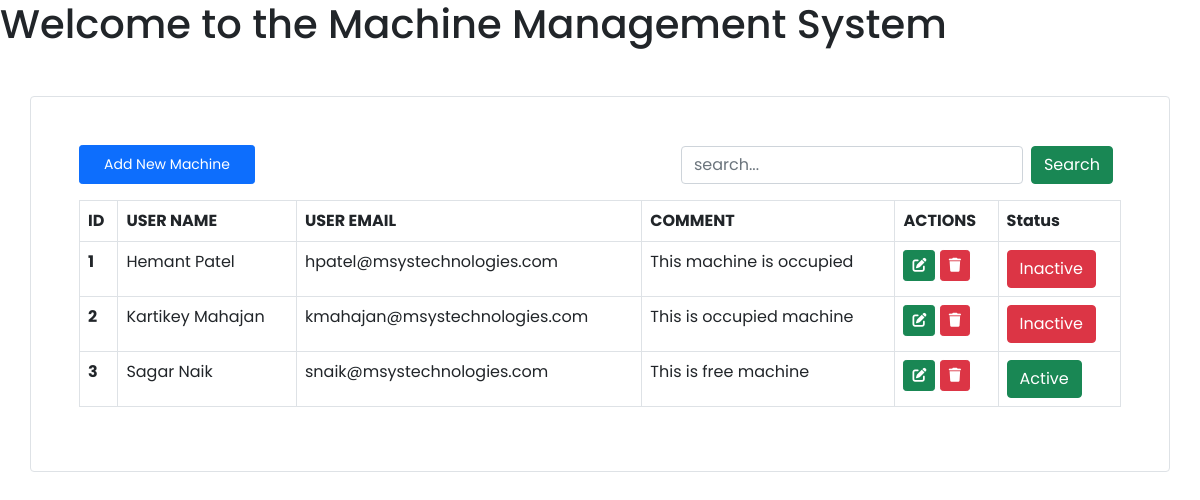
Before: / with the older database file.
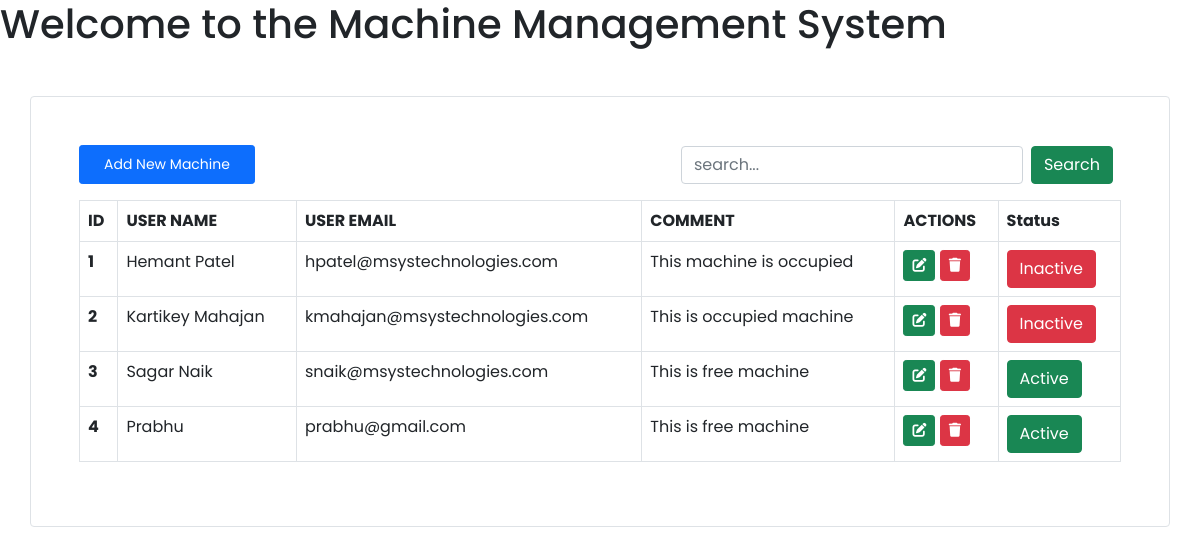
After: the same page with the newer database file.
### machine/models.py (models this page shows)
class Laptop(models.Model):
    name = models.CharField(max_length=100, verbose_name='Machine Name')
    email = models.EmailField(max_length=277, verbose_name='Email')
    comment = models.TextField(max_length=500, verbose_name='Text Area')
    id = models.IntegerField(primary_key=True,verbose_name='Machine_Id')
    status = models.BooleanField(default=True)  # True for free, False for occupied

### machine/views.py (the view, shortened to what this page needs)
def index(request):
    laptops = Laptop.objects.all()
    query = ""
    context = {'laptops': laptops, 'query': query}
    return render(request, 'index.html', context=context)

### templates/index.html (shortened to what this page needs)
<!doctype html>
<html lang="en">
  <head>
    <link href="https://cdn.jsdelivr.net/npm/bootstrap@5.0.2/dist/css/bootstrap.min.css" rel="stylesheet">
    <link rel="stylesheet" href="https://cdnjs.cloudflare.com/ajax/libs/font-awesome/6.4.2/css/all.min.css" />
  </head>
  <body>
  <h1>Welcome to the Machine Management System</h1>
    <div class="container mt-5 p-5 border rounded">
      <div class="d-flex justify-content-between align-items-center">
        <a href="" data-bs-toggle="modal" data-bs-target="#AddMachineModal" class="btn btn-primary px-4 py-2 btn-sm">Add New Machine</a>
        <div class="">
          <form action="" method="post" class="d-flex">
            <input type="search" name="searchquery" class="form-control" placeholder="search...">
            <button class="btn btn-success mx-2" name="search">Search</button>
          </form>
        </div>
      </div>
      <table class="table mt-3 table-bordered">
  <thead>
    <tr>
      <th scope="col">ID</th>
      <th scope="col">USER NAME</th>
      <th scope="col">USER EMAIL</th>
      <th scope="col">COMMENT</th>
      <th scope="col">ACTIONS</th>
      <th scope="col">Status</th>
    </tr>
  </thead>
  <tbody>
    {% for laptop in laptops %}
  <tr>
    <th>{{laptop.id}}</th>
    <td>{{laptop.name}}</td>
    <td>{{laptop.email}}</td>
    <td> {{laptop.comment}}</td>
    <td>
      <a href="" data-bs-toggle="modal" data-bs-target="#UpdateMachineModal_{{laptop.id}}" class="btn btn-success btn-sm"><i class="fa-solid fa-pen-to-square"></i></a>
      <a href="" data-bs-toggle="modal" data-bs-target="#DeleteMachineModal_{{laptop.id}}" class="btn btn-danger btn-sm"><i class="fa-solid fa-trash"></i></a>
    </td>
    <td>
      {% if laptop.status %}
      <a href="" class="btn btn-success" name="Active">Active</a>
      {% else %}
      <a href="" class="btn btn-danger" name="Inactive">Inactive</a>
      {% endif %}
    </td>
  </tr>
    {% endfor %}
  </tbody>
</table>
    </div>
  </body>
</html>

### templates/index.html (style rules this page uses)
* { font-family: 'Poppins', sans-serif; }

Changed rows visible on the page:
added Laptop: id "4", name "Prabhu", email "prabhu@gmail.com", comment "This is free machine", status "Active"
